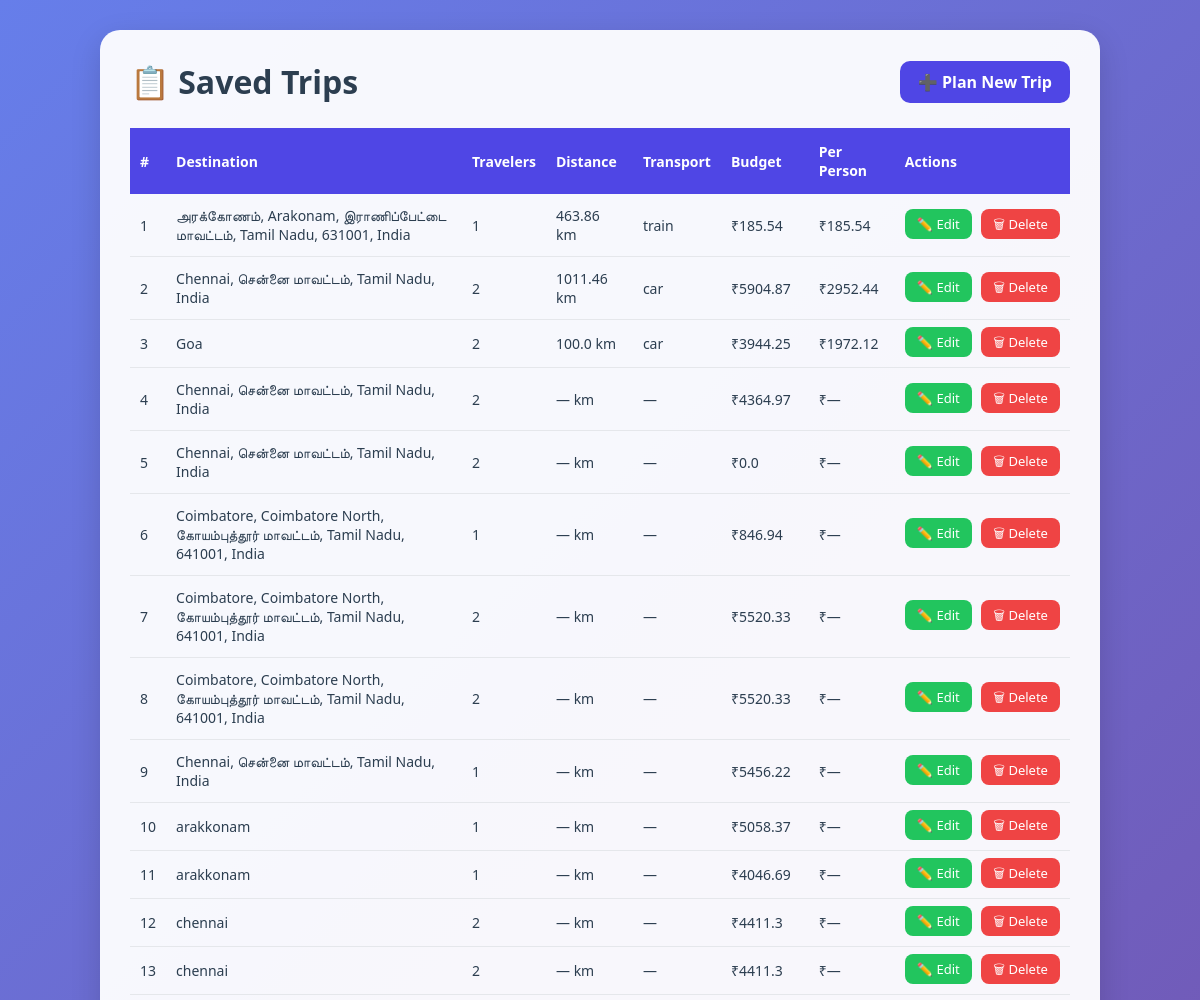
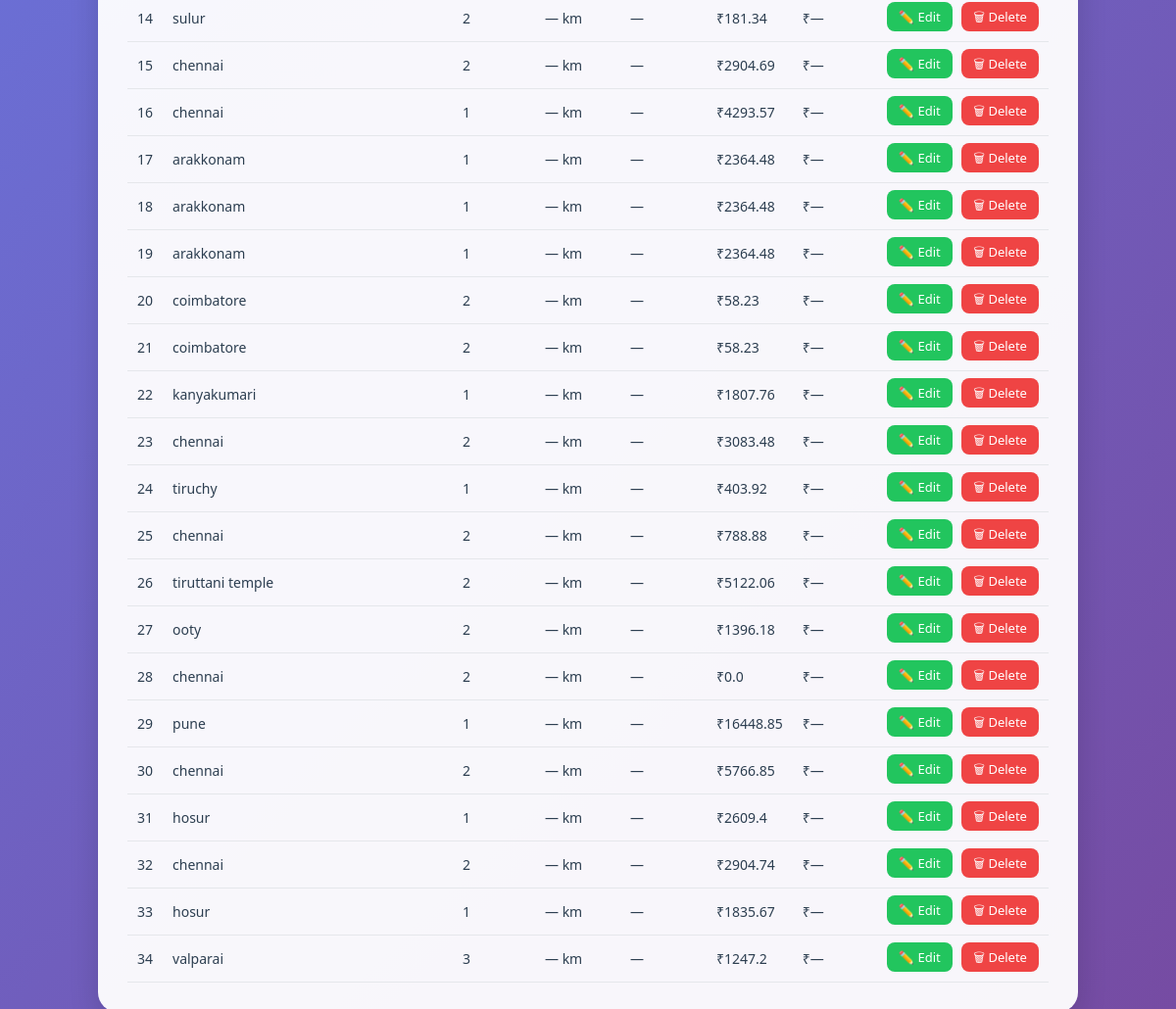
The page /trips on the database as committed earlier (2 pictures, top to bottom).
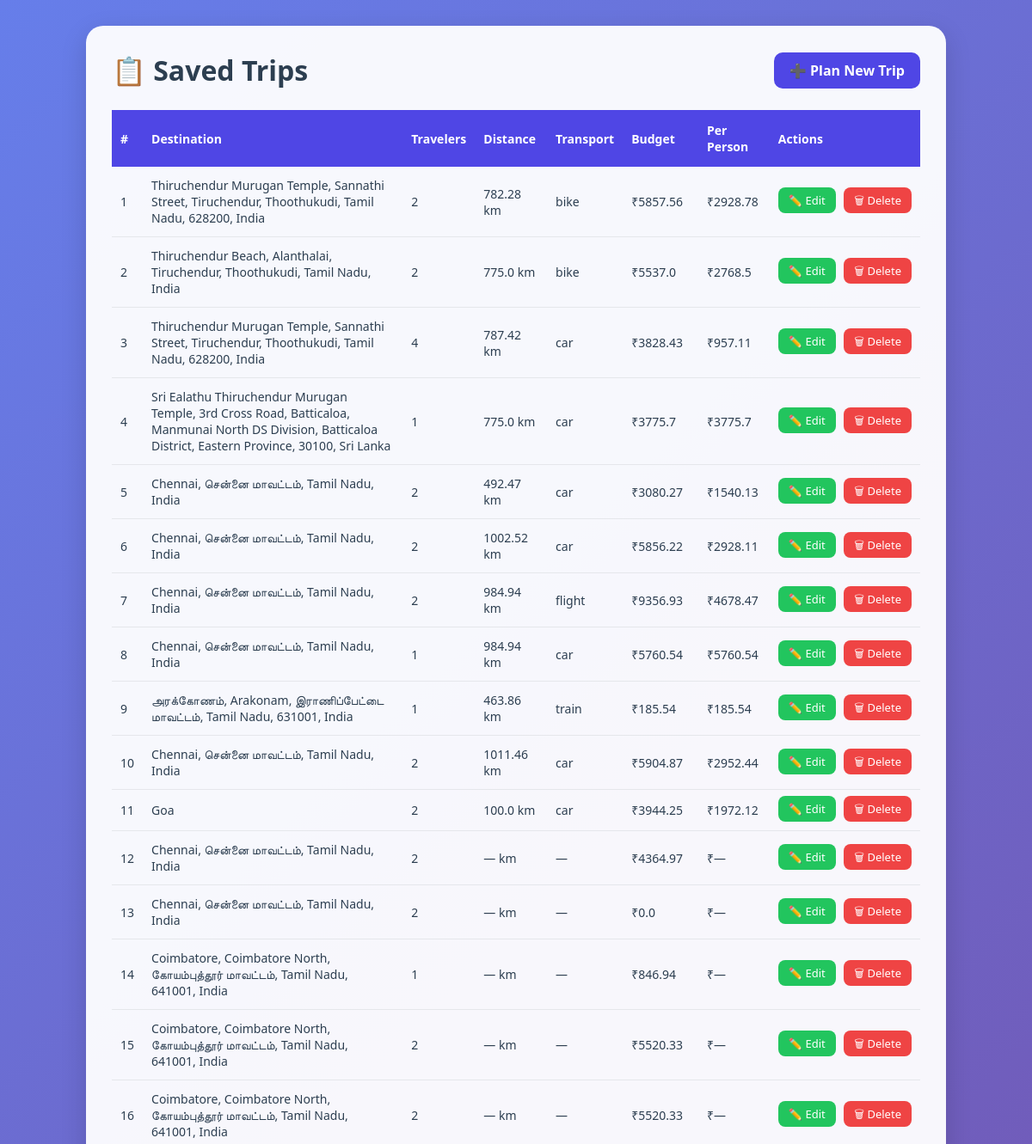
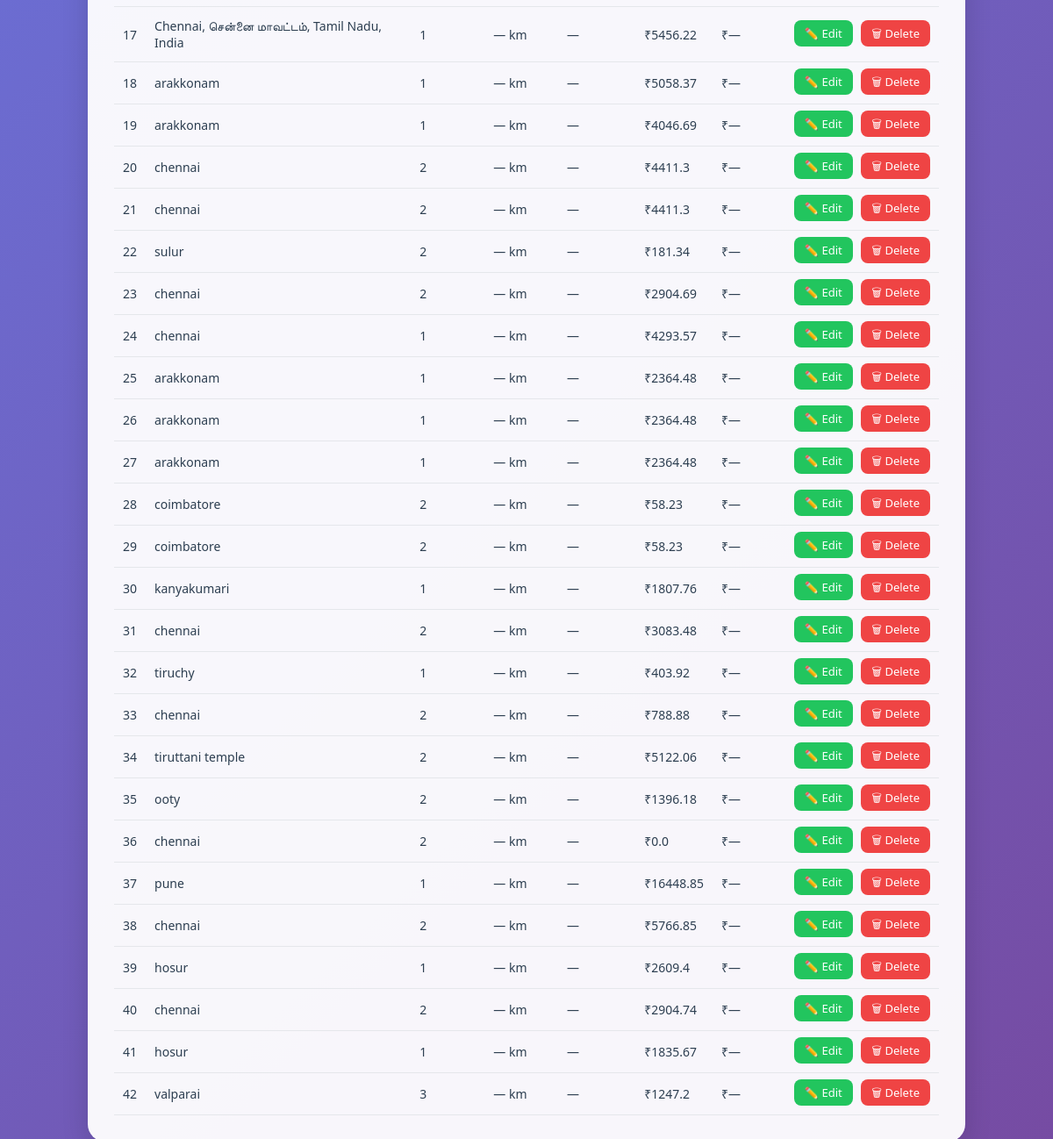
The same page on the database as committed later (2 pictures, top to bottom).
### tables this page shows
CREATE TABLE trips (
            id INTEGER PRIMARY KEY AUTOINCREMENT,
            destination TEXT,
            travelers INTEGER,
            total_distance REAL,
            transport_mode TEXT,
            transport_cost REAL,
            fuel_type TEXT,
            fuel_price REAL,
            fuel_cost REAL,
            food_cost REAL,
            room_cost REAL,
            toll_charges REAL,
            parking_fee REAL,
            vehicle_type TEXT,
            vehicle_rental_cost REAL,
            places_fee_total REAL,
            total_budget REAL,
            cost_per_person REAL
        );

### app.py (the view)
@app.route("/trips")
def trips():
    conn = get_db()
    rows = conn.execute(
        "SELECT * FROM trips ORDER BY id DESC"
    ).fetchall()
    conn.close()
    return render_template("trips.html", trips=rows)

### app.py (called while the page is built)
def get_db():
    conn = sqlite3.connect("travel_budget.db")
    conn.row_factory = sqlite3.Row
    return conn

### templates/trips.html (shortened to what this page needs)
<!DOCTYPE html>
<html lang="en">
<head>
    <link rel="stylesheet" href="{{ url_for('static', filename='style.css') }}">
    <link rel="stylesheet" href="{{ url_for('static', filename='trip.css') }}">
</head>
<body>
<div class="container">
<div class="top-bar">
    <h1>📋 Saved Trips</h1>
    <a href="/planner" class="back-btn">➕ Plan New Trip</a>
</div>
    {% if trips %}
    <table>
        <thead>
            <tr>
                <th>#</th>
                <th>Destination</th>
                <th>Travelers</th>
                <th>Distance</th>
                <th>Transport</th>
                <th>Budget</th>
                <th>Per Person</th>
                <th>Actions</th>
            </tr>
        </thead>
        <tbody>
            {% for trip in trips %}
            <tr>
                <td>{{ loop.index }}</td>
                <td>{{ trip['destination'] }}</td>
                <td>{{ trip['travelers'] }}</td>
                <td>{{ trip['total_distance'] or '—' }} km</td>
                <td>{{ trip['transport_mode'] or '—' }}</td>
                <td>₹{{ trip['total_budget'] }}</td>
                <td>₹{{ trip['cost_per_person'] or '—' }}</td>
                <td class="actions">
                    <a href="/edit/{{ trip['id'] }}" class="edit-btn">✏️ Edit</a>
                    <a href="/delete/{{ trip['id'] }}" class="delete-btn"
                       onclick="return confirm('Delete this trip?')">🗑 Delete</a>
                </td>
            </tr>
            {% endfor %}
        </tbody>
    </table>
    {% else %}
        <div class="empty">No trips saved yet. <a href="/planner">Plan your first trip!</a></div>
    {% endif %}
</div>
</body>
</html>

### static/style.css (style rules this page uses)
* { margin: 0; padding: 0; box-sizing: border-box; }
body { font-family: 'Segoe UI', Tahoma, sans-serif; background: linear-gradient(135deg, #667eea, #764ba2); min-height: 100vh; padding: 30px; color: #2c3e50; }
.container { max-width: 1000px; margin: auto; background: rgba(255, 255, 255, 0.92); padding: 30px; border-radius: 20px; box-shadow: 0 10px 30px rgba(0, 0, 0, 0.15); }
.top-bar { position: relative; display: flex; justify-content: space-between; align-items: center; margin-bottom: 25px; flex-wrap: wrap; gap: 15px; }
h1 { color: #2c3e50; }
.saved-trips-btn, .back-btn { display: inline-block; text-decoration: none; background: #ff6b00; color: white; padding: 10px 18px; border-radius: 10px; font-weight: 600; }
.back-btn { background: #4f46e5; }

### static/trip.css (style rules this page uses)
body { background: linear-gradient(135deg, #667eea, #764ba2); }
.container { background: rgba(255, 255, 255, 0.95); }
table { width: 100%; border-collapse: collapse; margin-top: 20px; }
th { background: #4f46e5; color: white; padding: 14px 10px; text-align: left; font-size: 14px; }
td { padding: 12px 10px; border-bottom: 1px solid #e5e7eb; font-size: 14px; }
.actions { white-space: nowrap; }
.edit-btn { background: #22c55e; color: white; padding: 6px 12px; border-radius: 8px; text-decoration: none; font-size: 13px; margin-right: 6px; }
.delete-btn { background: #ef4444; color: white; padding: 6px 12px; border-radius: 8px; text-decoration: none; font-size: 13px; }

Rows that differ between the two databases and show on the page:
added trips: destination "Thiruchendur Murugan Temple, Sannathi Street, Tiruchendur, Thoothukudi, Tamil Nadu, 628200, India", travelers "2", total_distance "782.28", transport_mode "bike", total_budget "5857.56", cost_per_person "2928.78"
added trips: destination "Thiruchendur Beach, Alanthalai, Tiruchendur, Thoothukudi, Tamil Nadu, India", travelers "2", total_distance "775.0", transport_mode "bike", total_budget "5537.0", cost_per_person "2768.5"
added trips: destination "Thiruchendur Murugan Temple, Sannathi Street, Tiruchendur, Thoothukudi, Tamil Nadu, 628200, India", travelers "4", total_distance "787.42", transport_mode "car", total_budget "3828.43", cost_per_person "957.11"
added trips: destination "Sri Ealathu Thiruchendur Murugan Temple, 3rd Cross Road, Batticaloa, Manmunai North DS Division, Batticaloa District, Eastern Province, 30100, Sri Lanka", travelers "1", total_distance "775.0", transport_mode "car", total_budget "3775.7", cost_per_person "3775.7"
added trips: destination "Chennai, சென்னை மாவட்டம், Tamil Nadu, India", travelers "2", total_distance "492.47", transport_mode "car", total_budget "3080.27", cost_per_person "1540.13"
added trips: destination "Chennai, சென்னை மாவட்டம், Tamil Nadu, India", travelers "2", total_distance "1002.52", transport_mode "car", total_budget "5856.22", cost_per_person "2928.11"
added trips: destination "Chennai, சென்னை மாவட்டம், Tamil Nadu, India", travelers "2", total_distance "984.94", transport_mode "flight", total_budget "9356.93", cost_per_person "4678.47"
added trips: destination "Chennai, சென்னை மாவட்டம், Tamil Nadu, India", travelers "1", total_distance "984.94", transport_mode "car", total_budget "5760.54", cost_per_person "5760.54"
